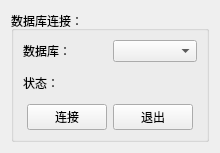
<?xml version="1.0" encoding="UTF-8"?>
<ui version="4.0">
 <class>DbConnect</class>
 <widget class="QDialog" name="DbConnect">
  <property name="geometry">
   <rect>
    <x>0</x>
    <y>0</y>
    <width>220</width>
    <height>153</height>
   </rect>
  </property>
  <property name="minimumSize">
   <size>
    <width>206</width>
    <height>146</height>
   </size>
  </property>
  <property name="maximumSize">
   <size>
    <width>235</width>
    <height>155</height>
   </size>
  </property>
  <property name="windowTitle">
   <string>数据库连接</string>
  </property>
  <layout class="QVBoxLayout" name="verticalLayout_2">
   <item>
    <widget class="QGroupBox" name="groupBox">
     <property name="title">
      <string>数据库连接：</string>
     </property>
     <layout class="QVBoxLayout" name="verticalLayout">
      <item>
       <layout class="QHBoxLayout" name="horizontalLayout">
        <item>
         <widget class="QLabel" name="label">
          <property name="text">
           <string>数据库：</string>
          </property>
         </widget>
        </item>
        <item>
         <widget class="QComboBox" name="dbComboBox"/>
        </item>
       </layout>
      </item>
      <item>
       <widget class="QLabel" name="status_Label">
        <property name="text">
         <string>状态：</string>
        </property>
       </widget>
      </item>
      <item>
       <layout class="QHBoxLayout" name="horizontalLayout_2">
        <item>
         <spacer name="horizontalSpacer">
          <property name="orientation">
           <enum>Qt::Horizontal</enum>
          </property>
          <property name="sizeHint" stdset="0">
           <size>
            <width>40</width>
            <height>20</height>
           </size>
          </property>
         </spacer>
        </item>
        <item>
         <widget class="QPushButton" name="submit">
          <property name="text">
           <string>连接</string>
          </property>
          <property name="autoDefault">
           <bool>false</bool>
          </property>
          <property name="default">
           <bool>false</bool>
          </property>
          <property name="flat">
           <bool>false</bool>
          </property>
         </widget>
        </item>
        <item>
         <widget class="QPushButton" name="cancel">
          <property name="text">
           <string>退出</string>
          </property>
          <property name="autoDefault">
           <bool>false</bool>
          </property>
          <property name="default">
           <bool>false</bool>
          </property>
         </widget>
        </item>
        <item>
         <spacer name="horizontalSpacer_2">
          <property name="orientation">
           <enum>Qt::Horizontal</enum>
          </property>
          <property name="sizeHint" stdset="0">
           <size>
            <width>40</width>
            <height>20</height>
           </size>
          </property>
         </spacer>
        </item>
       </layout>
      </item>
     </layout>
    </widget>
   </item>
  </layout>
 </widget>
 <resources/>
 <connections/>
</ui>
